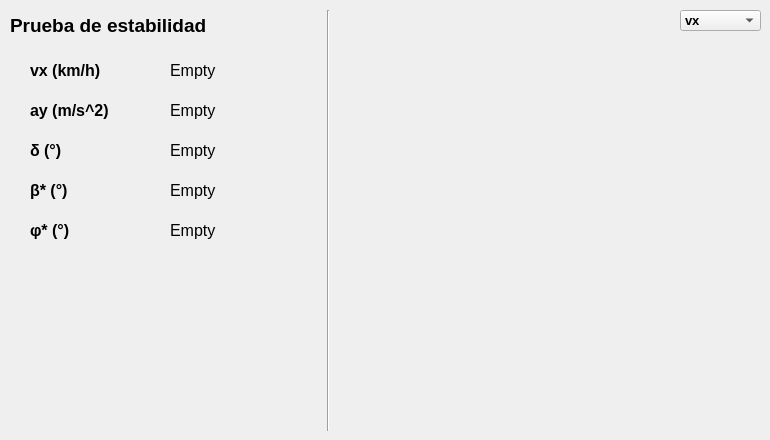
       <widget class="QWidget" name="tab_estabilidad">
        <property name="enabled">
         <bool>true</bool>
        </property>
        <attribute name="title">
         <string>Estabilidad</string>
        </attribute>
        <widget class="PlotWidget" name="est_widget_plot" native="true">
         <property name="geometry">
          <rect>
           <x>340</x>
           <y>10</y>
           <width>421</width>
           <height>421</height>
          </rect>
         </property>
         <widget class="QComboBox" name="combo_est_plot">
          <property name="geometry">
           <rect>
            <x>340</x>
            <y>0</y>
            <width>81</width>
            <height>21</height>
           </rect>
          </property>
          <property name="font">
           <font>
            <pointsize>10</pointsize>
            <weight>75</weight>
            <bold>true</bold>
           </font>
          </property>
          <item>
           <property name="text">
            <string>vx</string>
           </property>
          </item>
          <item>
           <property name="text">
            <string>ay</string>
           </property>
          </item>
          <item>
           <property name="text">
            <string>δ</string>
           </property>
          </item>
         </widget>
        </widget>
        <widget class="QLabel" name="label_est_titulo">
         <property name="geometry">
          <rect>
           <x>10</x>
           <y>10</y>
           <width>317</width>
           <height>31</height>
          </rect>
         </property>
         <property name="font">
          <font>
           <family>Arial</family>
           <pointsize>14</pointsize>
           <weight>75</weight>
           <bold>true</bold>
          </font>
         </property>
         <property name="text">
          <string>Prueba de estabilidad</string>
         </property>
        </widget>
        <widget class="QLabel" name="label_est_1">
         <property name="geometry">
          <rect>
           <x>30</x>
           <y>50</y>
           <width>131</width>
           <height>41</height>
          </rect>
         </property>
         <property name="font">
          <font>
           <family>Arial</family>
           <pointsize>12</pointsize>
           <weight>75</weight>
           <bold>true</bold>
          </font>
         </property>
         <property name="frameShape">
          <enum>QFrame::NoFrame</enum>
         </property>
         <property name="text">
          <string>vx (km/h)</string>
         </property>
        </widget>
        <widget class="QLabel" name="label_est_delta">
         <property name="geometry">
          <rect>
           <x>170</x>
           <y>130</y>
           <width>151</width>
           <height>41</height>
          </rect>
         </property>
         <property name="font">
          <font>
           <family>Arial</family>
           <pointsize>12</pointsize>
          </font>
         </property>
         <property name="frameShape">
          <enum>QFrame::NoFrame</enum>
         </property>
         <property name="frameShadow">
          <enum>QFrame::Sunken</enum>
         </property>
         <property name="text">
          <string>Empty</string>
         </property>
        </widget>
        <widget class="QLabel" name="label_est_ay">
         <property name="geometry">
          <rect>
           <x>170</x>
           <y>90</y>
           <width>151</width>
           <height>41</height>
          </rect>
         </property>
         <property name="font">
          <font>
           <family>Arial</family>
           <pointsize>12</pointsize>
          </font>
         </property>
         <property name="frameShape">
          <enum>QFrame::NoFrame</enum>
         </property>
         <property name="frameShadow">
          <enum>QFrame::Sunken</enum>
         </property>
         <property name="text">
          <string>Empty</string>
         </property>
        </widget>
        <widget class="QLabel" name="label_est_3">
         <property name="geometry">
          <rect>
           <x>30</x>
           <y>130</y>
           <width>131</width>
           <height>41</height>
          </rect>
         </property>
         <property name="font">
          <font>
           <family>Arial</family>
           <pointsize>12</pointsize>
           <weight>75</weight>
           <bold>true</bold>
          </font>
         </property>
         <property name="frameShape">
          <enum>QFrame::NoFrame</enum>
         </property>
         <property name="text">
          <string>δ (°)</string>
         </property>
        </widget>
        <widget class="QLabel" name="label_est_vx">
         <property name="geometry">
          <rect>
           <x>170</x>
           <y>50</y>
           <width>151</width>
           <height>41</height>
          </rect>
         </property>
         <property name="font">
          <font>
           <family>Arial</family>
           <pointsize>12</pointsize>
          </font>
         </property>
         <property name="frameShape">
          <enum>QFrame::NoFrame</enum>
         </property>
         <property name="frameShadow">
          <enum>QFrame::Sunken</enum>
         </property>
         <property name="text">
          <string>Empty</string>
         </property>
        </widget>
        <widget class="QLabel" name="label_est_2">
         <property name="geometry">
          <rect>
           <x>30</x>
           <y>90</y>
           <width>131</width>
           <height>41</height>
          </rect>
         </property>
         <property name="font">
          <font>
           <family>Arial</family>
           <pointsize>12</pointsize>
           <weight>75</weight>
           <bold>true</bold>
          </font>
         </property>
         <property name="frameShape">
          <enum>QFrame::NoFrame</enum>
         </property>
         <property name="text">
          <string>ay (m/s^2)</string>
         </property>
        </widget>
        <widget class="Line" name="line">
         <property name="geometry">
          <rect>
           <x>320</x>
           <y>10</y>
           <width>16</width>
           <height>421</height>
          </rect>
         </property>
         <property name="orientation">
          <enum>Qt::Vertical</enum>
         </property>
        </widget>
        <widget class="QLabel" name="label_est_4">
         <property name="geometry">
          <rect>
           <x>30</x>
           <y>170</y>
           <width>131</width>
           <height>41</height>
          </rect>
         </property>
         <property name="font">
          <font>
           <family>Arial</family>
           <pointsize>12</pointsize>
           <weight>75</weight>
           <bold>true</bold>
          </font>
         </property>
         <property name="frameShape">
          <enum>QFrame::NoFrame</enum>
         </property>
         <property name="text">
          <string>β* (°)</string>
         </property>
        </widget>
        <widget class="QLabel" name="label_est_5">
         <property name="geometry">
          <rect>
           <x>30</x>
           <y>210</y>
           <width>131</width>
           <height>41</height>
          </rect>
         </property>
         <property name="font">
          <font>
           <family>Arial</family>
           <pointsize>12</pointsize>
           <weight>75</weight>
           <bold>true</bold>
          </font>
         </property>
         <property name="frameShape">
          <enum>QFrame::NoFrame</enum>
         </property>
         <property name="text">
          <string>φ* (°)</string>
         </property>
        </widget>
        <widget class="QLabel" name="label_est_beta">
         <property name="geometry">
          <rect>
           <x>170</x>
           <y>170</y>
           <width>151</width>
           <height>41</height>
          </rect>
         </property>
         <property name="font">
          <font>
           <family>Arial</family>
           <pointsize>12</pointsize>
          </font>
         </property>
         <property name="frameShape">
          <enum>QFrame::NoFrame</enum>
         </property>
         <property name="frameShadow">
          <enum>QFrame::Sunken</enum>
         </property>
         <property name="text">
          <string>Empty</string>
         </property>
        </widget>
        <widget class="QLabel" name="label_est_phi">
         <property name="geometry">
          <rect>
           <x>170</x>
           <y>210</y>
           <width>151</width>
           <height>41</height>
          </rect>
         </property>
         <property name="font">
          <font>
           <family>Arial</family>
           <pointsize>12</pointsize>
          </font>
         </property>
         <property name="frameShape">
          <enum>QFrame::NoFrame</enum>
         </property>
         <property name="frameShadow">
          <enum>QFrame::Sunken</enum>
         </property>
         <property name="text">
          <string>Empty</string>
         </property>
        </widget>
       </widget>
